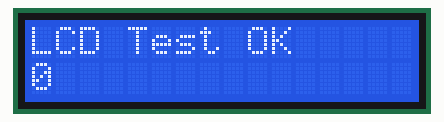
Simulated run of this sketch. Board: ESP32. Shown: 16×2 character LCD.

Above: at 0.1 s.
At 4.1 s:
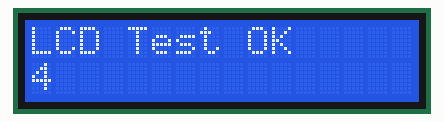
At 9.2 s:
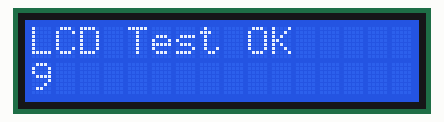
At 19.2 s:
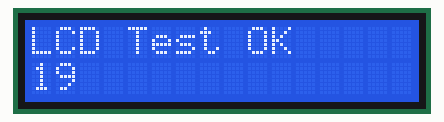
At 28.3 s:
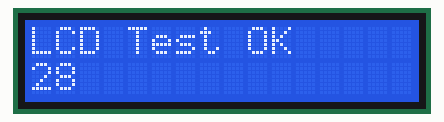
At 38.3 s:
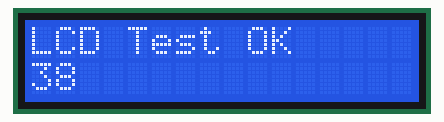

The sketch:

LCD_Test.ino
```cpp
#include <Arduino.h>
#include <Wire.h>
#include <LiquidCrystal_I2C.h>

#define LCD_SCL 13
#define LCD_SDA 14

LiquidCrystal_I2C lcd(0x27, 16, 2);

void setup() {
  Wire.begin(LCD_SDA, LCD_SCL);

  lcd.init();
  lcd.backlight();
  lcd.setCursor(0,0);
  lcd.print("LCD Test OK");
}

void loop() {
  lcd.setCursor(0,1);
  lcd.print(millis()/1000);
  delay(500);
}
```

Measured:
- what the display in image 1 shows lasts 1.0 s, from 4.1 s to 5.1 s
